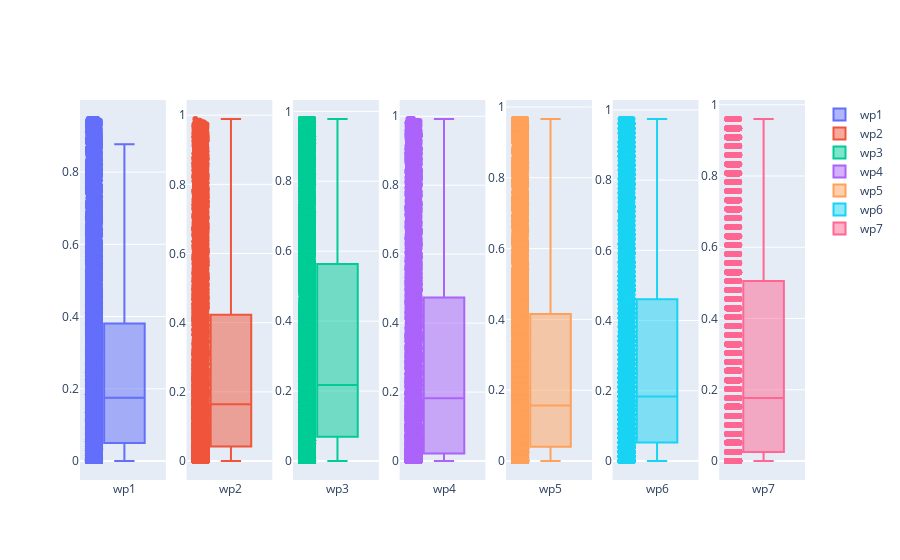

The code cell stored with this chart in its notebook:
### Code cell
from plotly.subplots import make_subplots
import plotly.graph_objects as go

vars = ['wp1', 'wp2', 'wp3', 'wp4', 'wp5', 'wp6', 'wp7']
fig = make_subplots(rows=1, cols=len(vars))
for i, var in enumerate(vars):
    fig.add_trace(
        go.Box(y=train[var],
        name=var),
        row=1, col=i+1
    )

fig.update_traces(boxpoints='all', jitter=.3)

### Figure 1 — Plotly figure (JSON) as saved in the notebook; plotly's stock layout.template omitted (floating-point values rounded to 4 significant figures; data arrays with more than 128 entries replaced by an {"elided": "..."} marker saying what was removed)
{"data": [{"boxpoints": "all", "jitter": 0.3, "name": "wp1", "type": "box", "xaxis": "x", "y": {"elided": "18757 float values"}, "yaxis": "y"}, {"boxpoints": "all", "jitter": 0.3, "name": "wp2", "type": "box", "xaxis": "x2", "y": {"elided": "18757 float values"}, "yaxis": "y2"}, {"boxpoints": "all", "jitter": 0.3, "name": "wp3", "type": "box", "xaxis": "x3", "y": {"elided": "18757 float values"}, "yaxis": "y3"}, {"boxpoints": "all", "jitter": 0.3, "name": "wp4", "type": "box", "xaxis": "x4", "y": {"elided": "18757 float values"}, "yaxis": "y4"}, {"boxpoints": "all", "jitter": 0.3, "name": "wp5", "type": "box", "xaxis": "x5", "y": {"elided": "18757 float values"}, "yaxis": "y5"}, {"boxpoints": "all", "jitter": 0.3, "name": "wp6", "type": "box", "xaxis": "x6", "y": {"elided": "18757 float values"}, "yaxis": "y6"}, {"boxpoints": "all", "jitter": 0.3, "name": "wp7", "type": "box", "xaxis": "x7", "y": {"elided": "18757 float values"}, "yaxis": "y7"}], "layout": {"xaxis": {"anchor": "y", "domain": [0, 0.1184]}, "xaxis2": {"anchor": "y2", "domain": [0.1469, 0.2653]}, "xaxis3": {"anchor": "y3", "domain": [0.2939, 0.4122]}, "xaxis4": {"anchor": "y4", "domain": [0.4408, 0.5592]}, "xaxis5": {"anchor": "y5", "domain": [0.5878, 0.7061]}, "xaxis6": {"anchor": "y6", "domain": [0.7347, 0.8531]}, "xaxis7": {"anchor": "y7", "domain": [0.8816, 1.0]}, "yaxis": {"anchor": "x", "domain": [0, 1]}, "yaxis2": {"anchor": "x2", "domain": [0, 1]}, "yaxis3": {"anchor": "x3", "domain": [0, 1]}, "yaxis4": {"anchor": "x4", "domain": [0, 1]}, "yaxis5": {"anchor": "x5", "domain": [0, 1]}, "yaxis6": {"anchor": "x6", "domain": [0, 1]}, "yaxis7": {"anchor": "x7", "domain": [0, 1]}}}
